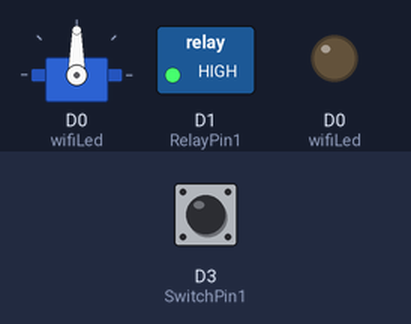
Recording of a sketch running on a simulated ESP8266 (NodeMCU). On the bench: servo, switched loads named in the sketch (green lamp = pin HIGH), output pins drawn as LEDs (lit = HIGH). The test bench sets the inputs (shaded band); at power-on: D3 (SwitchPin1) HIGH. WiFi joins after 1.5 s; servers stay silent unless stated; pins used as bus, display or sensor lines are not drawn; what the sketch prints to the serial monitor is not drawn.

Above: at 3.0 s.
3.1 s: D3 (SwitchPin1) pulled LOW for 0.15 s
At 4.4 s:
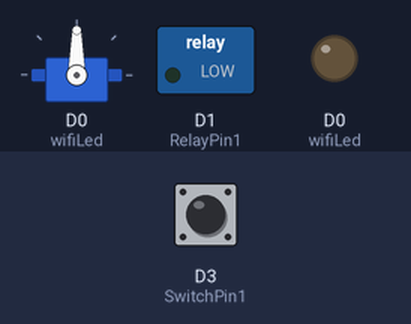
4.7 s: D3 (SwitchPin1) pulled LOW for 1 s
At 6.9 s:
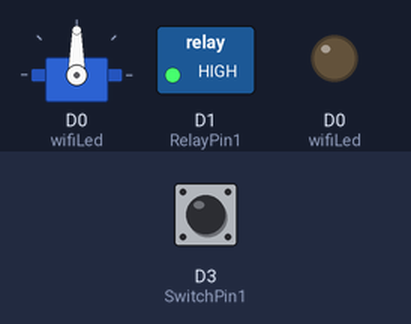
7.2 s: D3 (SwitchPin1) pulled LOW for 3.2 s
At 10.7 s:
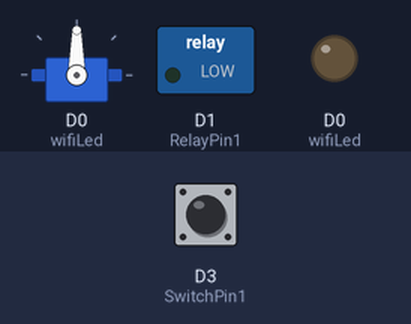
Timing chart, 0 to 12.2 s (numbered marks = the images above; inputs shaded):
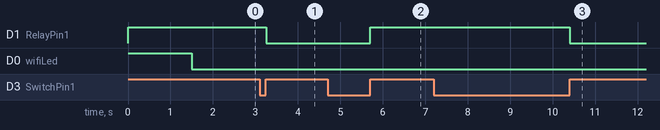

Measured:
- after the input at 3.1 s, D1 (RelayPin1): HIGH → LOW after 0.15 s
- after the input at 4.7 s, D1 (RelayPin1): LOW → HIGH after 1.0 s
- after the input at 7.2 s, D1 (RelayPin1): HIGH → LOW after 3.2 s

The sketch:

blynk_with_sinric.ino
```cpp
/**********************************************************************************
 *  TITLE: Google + Alexa + Manual Switch/Button control 4 Relays using NodeMCU & Sinric Pro (Real time feedback)
 *  (flipSwitch can be a tactile button or a toggle switch) (code taken from Sinric Pro examples then modified)
 *  Click on the following links to learn more.
 *  YouTube Video: https://youtu.be/gpB4600keWA
 *  Related Blog : https://iotcircuithub.com/esp8266-projects/
 *  by Tech StudyCell
 *  Preferences--> Aditional boards Manager URLs :
 *  https://dl.espressif.com/dl/package_esp32_index.json, http://arduino.esp8266.com/stable/package_esp8266com_index.json
 *
 *  Download Board ESP8266 NodeMCU : https://github.com/esp8266/Arduino
 *  Download the libraries
 *  ArduinoJson Library: https://github.com/bblanchon/ArduinoJson
 *  arduinoWebSockets Library: https://github.com/Links2004/arduinoWebSockets
 *  SinricPro Library: https://sinricpro.github.io/esp8266-esp32-sdk/
 *
 *  If you encounter any issues:
 * - check the readme.md at https://github.com/sinricpro/esp8266-esp32-sdk/blob/master/README.md
 * - ensure all dependent libraries are installed
 *   - see https://github.com/sinricpro/esp8266-esp32-sdk/blob/master/README.md#arduinoide
 *   - see https://github.com/sinricpro/esp8266-esp32-sdk/blob/master/README.md#dependencies
 * - open serial monitor and check whats happening
 * - check full user documentation at https://sinricpro.github.io/esp8266-esp32-sdk
 * - visit https://github.com/sinricpro/esp8266-esp32-sdk/issues and check for existing issues or open a new one
 **********************************************************************************/
#define BLYNK_TEMPLATE_ID "TMPL2BdAFf5Xa"
#define BLYNK_TEMPLATE_NAME "gate"
#define BLYNK_AUTH_TOKEN "3HI5qCTO815kkzoMFEiNcIV1KX_HcZWS"
#include <Servo.h>
#include <Blynk.h>
#include <ESP8266WiFi.h>
#include <BlynkSimpleEsp8266.h>
Servo servo;


BlynkTimer timer;
#define VPIN_BUTTON_4    V0

BLYNK_CONNECTED() {

  // Request the latest state from the server

  //Blynk.syncVirtual(VPIN_BUTTON_1);
  //Blynk.syncVirtual(VPIN_BUTTON_2);
  //Blynk.syncVirtual(VPIN_BUTTON_3);
  Blynk.syncVirtual(VPIN_BUTTON_4);
}
BLYNK_WRITE(VPIN_BUTTON_4){
  servo.write(param.asInt());
  Serial.println("called");}
// Uncomment the following line to enable serial debug output
#define ENABLE_DEBUG

#ifdef ENABLE_DEBUG
       #define DEBUG_ESP_PORT Serial
       #define NODEBUG_WEBSOCKETS
       #define NDEBUG
#endif

#include <Arduino.h>
#include <ESP8266WiFi.h>
#include "SinricPro.h"
#include "SinricProSwitch.h"

#include <map>

#define WIFI_SSID         ""   // your wifi name
#define WIFI_PASS         "" //you wifi password
#define APP_KEY           ""      // Should look like "de0bxxxx-1x3x-4x3x-ax2x-5dabxxxxxxxx"
#define APP_SECRET        ""   // Should look like "5f36xxxx-x3x7-4x3x-xexe-e86724a9xxxx-4c4axxxx-3x3x-x5xe-x9x3-333d65xxxxxx"

//Enter the device IDs here
#define device_ID_1   "" // put you device id here in this spaceholder
#define device_ID_2   ""
#define device_ID_3   ""
//#define device_ID_4   "6501d113ebf29ce02629f766"

// define the GPIO connected with Relays and switches
#define RelayPin1 D1
#define RelayPin2 D2
#define RelayPin3 D5
//#define RelayPin4 D6

#define SwitchPin1 D3
#define SwitchPin2 D7
#define SwitchPin3 D4
//#define SwitchPin4 3   //RX

#define wifiLed D0

// comment the following line if you use a toggle switches instead of tactile buttons
#define TACTILE_BUTTON 1

#define BAUD_RATE   9600

#define DEBOUNCE_TIME 550

typedef struct {      // struct for the std::map below
  int relayPIN;
  int flipSwitchPIN;
} deviceConfig_t;


// this is the main configuration
// please put in your deviceId, the PIN for Relay and PIN for flipSwitch
// this can be up to N devices...depending on how much pin's available on your device ;)
// right now we have 4 devicesIds going to 4 relays and 4 flip switches to switch the relay manually
std::map<String, deviceConfig_t> devices = {
    //{deviceId, {relayPIN,  flipSwitchPIN}}
    {device_ID_1, {  RelayPin1, SwitchPin1 }},
    {device_ID_2, {  RelayPin2, SwitchPin2 }},
    {device_ID_3, {  RelayPin3, SwitchPin3 }}
   //{device_ID_4, {  RelayPin4, SwitchPin4 }}
};

typedef struct {      // struct for the std::map below
  String deviceId;
  bool lastFlipSwitchState;
  unsigned long lastFlipSwitchChange;
} flipSwitchConfig_t;

std::map<int, flipSwitchConfig_t> flipSwitches;    // this map is used to map flipSwitch PINs to deviceId and handling debounce and last flipSwitch state checks
                                                  // it will be setup in "setupFlipSwitches" function, using informations from devices map

void setupRelays() {
  for (auto &device : devices) {           // for each device (relay, flipSwitch combination)
    int relayPIN = device.second.relayPIN; // get the relay pin
    pinMode(relayPIN, OUTPUT);             // set relay pin to OUTPUT
    digitalWrite(relayPIN, HIGH);
  }
}

void setupFlipSwitches() {
  for (auto &device : devices)  {                     // for each device (relay / flipSwitch combination)
    flipSwitchConfig_t flipSwitchConfig;              // create a new flipSwitch configuration

    flipSwitchConfig.deviceId = device.first;         // set the deviceId
    flipSwitchConfig.lastFlipSwitchChange = 0;        // set debounce time
    flipSwitchConfig.lastFlipSwitchState = true;     // set lastFlipSwitchState to false (LOW)--

    int flipSwitchPIN = device.second.flipSwitchPIN;  // get the flipSwitchPIN

    flipSwitches[flipSwitchPIN] = flipSwitchConfig;   // save the flipSwitch config to flipSwitches map
    pinMode(flipSwitchPIN, INPUT_PULLUP);                   // set the flipSwitch pin to INPUT
  }
}

bool onPowerState(String deviceId, bool &state)
{
  Serial.printf("%s: %s\r\n", deviceId.c_str(), state ? "on" : "off");
  int relayPIN = devices[deviceId].relayPIN; // get the relay pin for corresponding device
  digitalWrite(relayPIN, !state);             // set the new relay state
  return true;
}

void handleFlipSwitches() {
  unsigned long actualMillis = millis();                                          // get actual millis
  for (auto &flipSwitch : flipSwitches) {                                         // for each flipSwitch in flipSwitches map
    unsigned long lastFlipSwitchChange = flipSwitch.second.lastFlipSwitchChange;  // get the timestamp when flipSwitch was pressed last time (used to debounce / limit events)

    if (actualMillis - lastFlipSwitchChange > DEBOUNCE_TIME) {                    // if time is > debounce time...

      int flipSwitchPIN = flipSwitch.first;                                       // get the flipSwitch pin from configuration
      bool lastFlipSwitchState = flipSwitch.second.lastFlipSwitchState;           // get the lastFlipSwitchState
      bool flipSwitchState = digitalRead(flipSwitchPIN);                          // read the current flipSwitch state
      if (flipSwitchState != lastFlipSwitchState) {                               // if the flipSwitchState has changed...
#ifdef TACTILE_BUTTON
        if (flipSwitchState) {                                                    // if the tactile button is pressed
#endif
          flipSwitch.second.lastFlipSwitchChange = actualMillis;                  // update lastFlipSwitchChange time
          String deviceId = flipSwitch.second.deviceId;                           // get the deviceId from config
          int relayPIN = devices[deviceId].relayPIN;                              // get the relayPIN from config
          bool newRelayState = !digitalRead(relayPIN);                            // set the new relay State
          digitalWrite(relayPIN, newRelayState);                                  // set the trelay to the new state

          SinricProSwitch &mySwitch = SinricPro[deviceId];                        // get Switch device from SinricPro
          mySwitch.sendPowerStateEvent(!newRelayState);                            // send the event
#ifdef TACTILE_BUTTON
        }
#endif
        flipSwitch.second.lastFlipSwitchState = flipSwitchState;                  // update lastFlipSwitchState
      }
    }
  }
}

void setupWiFi()
{
  Serial.printf("\r\n[Wifi]: Connecting");
  WiFi.begin(WIFI_SSID, WIFI_PASS);

  while (WiFi.status() != WL_CONNECTED)
  {
    Serial.printf(".");
    delay(250);
  }
  digitalWrite(wifiLed, LOW);
  Serial.printf("connected!\r\n[WiFi]: IP-Address is %s\r\n", WiFi.localIP().toString().c_str());
}

void setupSinricPro()
{
  for (auto &device : devices)
  {
    const char *deviceId = device.first.c_str();
    SinricProSwitch &mySwitch = SinricPro[deviceId];
    mySwitch.onPowerState(onPowerState);
  }

  SinricPro.begin(APP_KEY, APP_SECRET);
  SinricPro.restoreDeviceStates(true);
}

void setup()
{
  Serial.begin(BAUD_RATE);

  pinMode(wifiLed, OUTPUT);
  digitalWrite(wifiLed, HIGH);

  setupRelays();
  setupFlipSwitches();
  setupWiFi();
  setupSinricPro();
  Blynk.begin(BLYNK_AUTH_TOKEN,WIFI_SSID,WIFI_PASS);
  servo.attach(D0);
}

void loop()
{
  SinricPro.handle();
  handleFlipSwitches();
  Blynk.run();
  timer.run();
}
```
